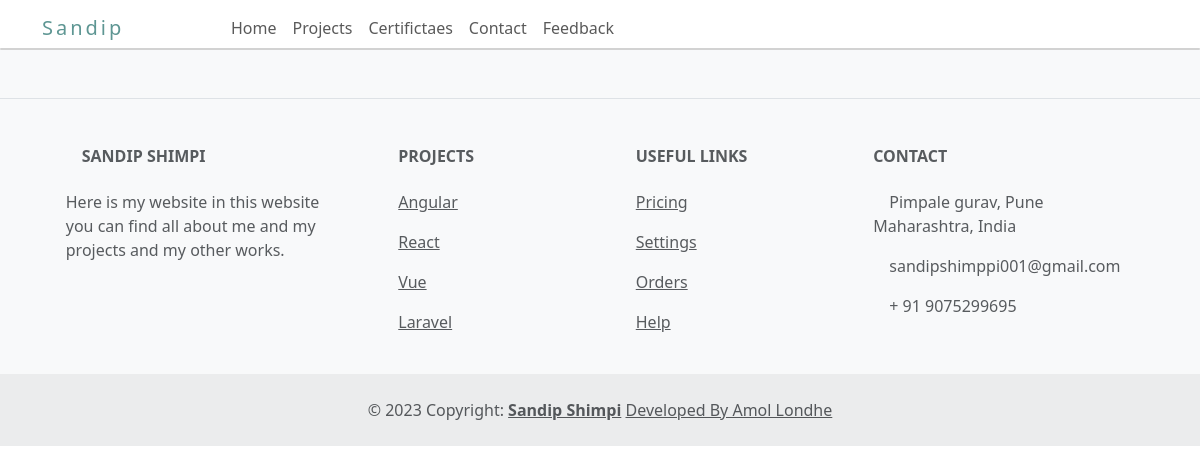
Page /prjt on the earlier database version.
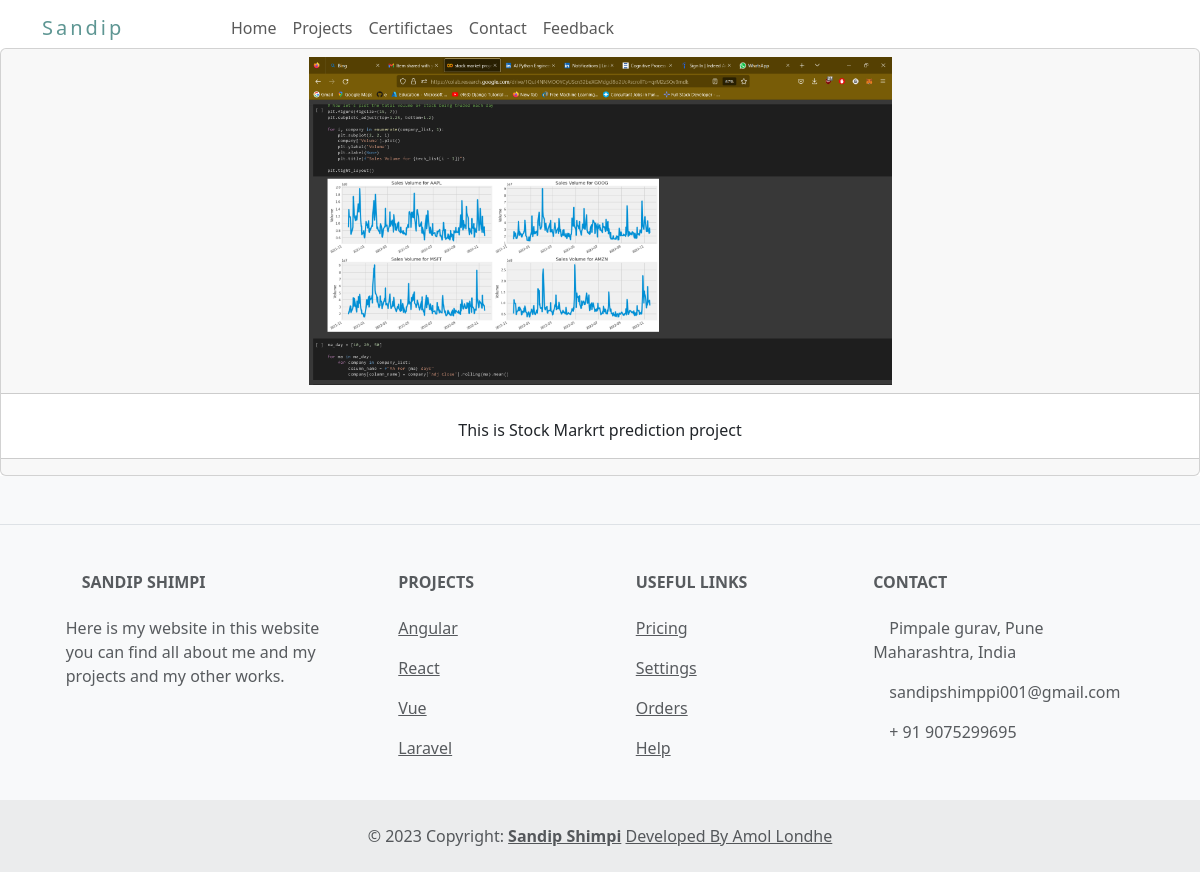
Same page on the later database version.
### Portfolio_app/models.py (models this page shows)
class Projects(models.Model):
    P_name = models.CharField(max_length=255)
    P_descriptions = models.TextField()
    P_image = models.ImageField(upload_to='static/images')

### Portfolio_app/views.py (the view)
# urls.py: path('prjt',views.prjt,name='prjt'),
def prjt(request):
    prjt=Projects.objects.all()
    return render(request,'project.html',{'prjt':prjt})

### Portfolio_app/templates/project.html (shortened to what this page needs)
{% extends 'index.html' %}
{% block body %}
<br>
<br>
<section style="background-color: rgba(240, 248, 255, 0);">
    <div class="card text-center">
        {% for prjt in prjt %}
        <div class="card-header">
          <img src="{{prjt.P_image}}" alt="" style="width: 50%;">
        </div>
        <div class="card-body">
          <p class="card-text">{{prjt.P_descriptions}}</p>
        </div>
        <div class="card-footer text-muted">
        </div>
        {% endfor %}
      </div>
</section>
{% endblock body %}

Differences in the rows shown:
added Projects: P_image (picture), P_descriptions "This is Stock Markrt prediction project"
